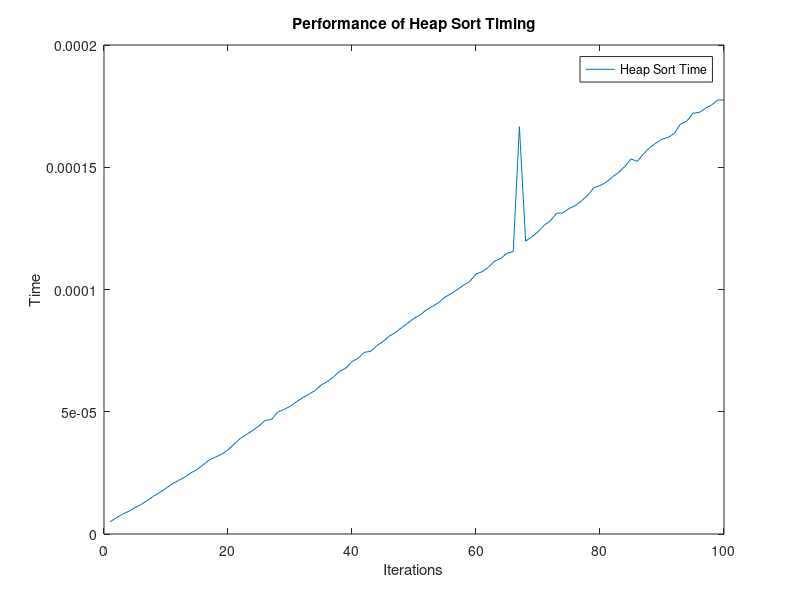

MATLAB code for this plot:
clc 
close all 
clear all

Heap_Sort = csvread('insert_sort_performance_heapsort_dataSetA.csv');
col1 = Heap_Sort(:, 1);
x = 1:1:100;
plot(x, col1)
xlabel('Iterations');
ylabel('Time');
title('Performance of Heap Sort Timing');
legend('Heap Sort Time');